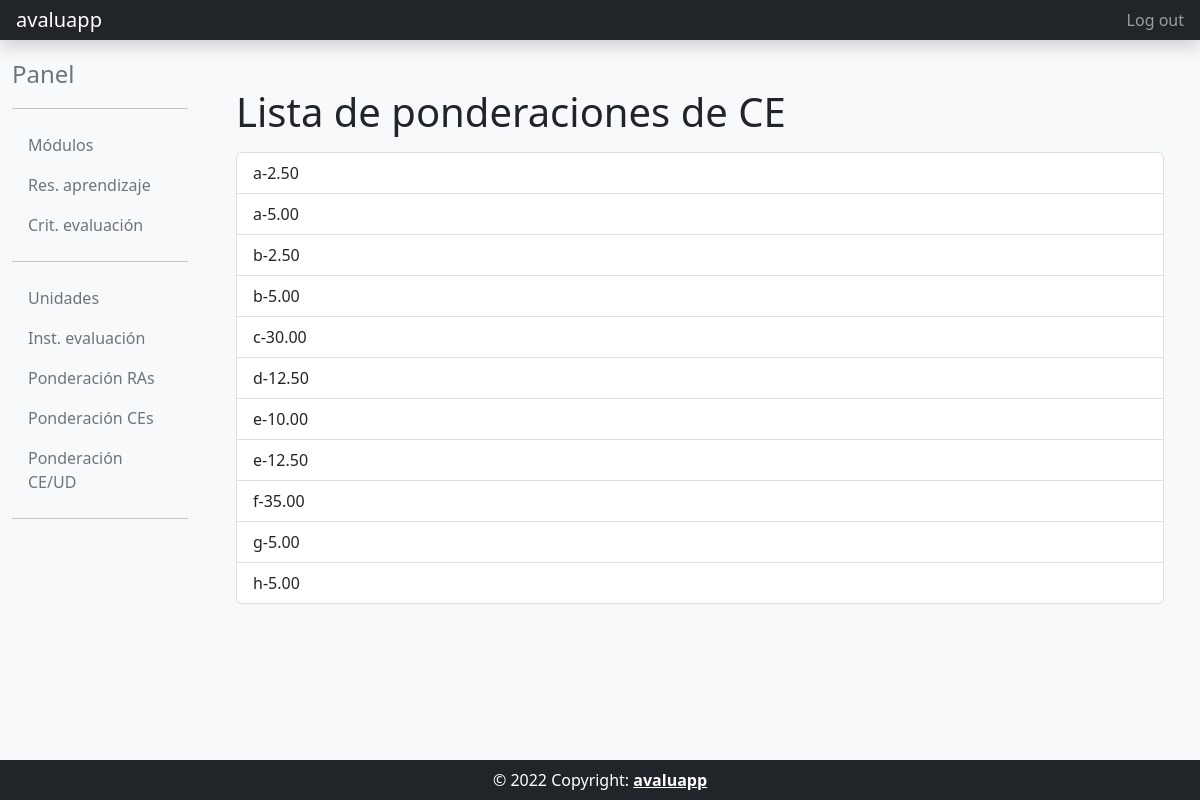
Page /pond_ce_list/ (signed in) on the committed database.
### programacion_didactica/models.py (models this page shows)
class PondCriterio (models.Model):
    criterio_evaluacion = models.ForeignKey('core.CritEvaluacion', on_delete=models.PROTECT)
    porcentaje = models.DecimalField(decimal_places=2, max_digits=5, default=0)
    def __str__(self):
        return str(self.criterio_evaluacion.codigo) + "-" + str(self.porcentaje)
    class Meta:
        verbose_name= 'Ponderacion Criterios'
        verbose_name_plural= 'Ponderaciones Criterios'
        ordering= ['criterio_evaluacion__codigo']

### core/models.py (models this page shows, shortened)
class CritEvaluacion(models.Model):
    resultado_aprendizaje = models.ForeignKey(ResAprendizaje, on_delete=models.PROTECT, verbose_name='codigo', null=False, blank=False)
    codigo = models.CharField( max_length=4, verbose_name='codigo', null=False, blank=False)
    descripcion = models.TextField( verbose_name='descripcion', null=False, blank=False)
    minimo = models.BooleanField( verbose_name='minimo', null=False, blank=False)
    class Meta:
        unique_together = ('resultado_aprendizaje', 'codigo')
        verbose_name= 'Criterio Evaluacion'
        verbose_name_plural= 'Criterios Evaluacion'
        ordering=['resultado_aprendizaje__codigo', 'codigo']

### programacion_didactica/views.py (the view)
# urls.py: path('pond_ce_list/', pd_views.PondCritListView.as_view(), name='pond_ce_list'),
class PondCritListView(ListView):
    model = PondCriterio
    template_name = 'programacion_didactica/pond_ce_list.html'
    @method_decorator(csrf_exempt)
    @method_decorator(login_required)
    def dispatch(self, request, *args, **kwargs):
        return super().dispatch(request, *args, **kwargs)
    def get_queryset(self):
        orden = self.request.GET.get('orden', None)
        queryset = PondCriterio.objects.all()
        if orden:
            if orden == 'asc':
                queryset = queryset.order_by('id')
            elif orden == 'desc':
                queryset = queryset.order_by('-id')
        return queryset

### templates/programacion_didactica/pond_ce_list.html
{% extends "common/base_intranet.html" %}
{% block main_content %}
<div class="container">
    <h1>Lista de ponderaciones de CE</h1>
    <ul class="list-group mt-3">
    {% for pond_ce_list in object_list %}
        <a href="{% url 'pond_ce_detail' pond_ce_list.id %}" class="list-group-item list-group-item-action">{{ pond_ce_list }}</a>
    {% empty %}
        <p>No existen ponderaciones de CE.</p>
    {% endfor %}
    </ul>
</div>
{% endblock main_content %}

### rows in the picture
PondCriterio: criterio_evaluacion+porcentaje "a-2.50"
PondCriterio: criterio_evaluacion+porcentaje "a-5.00"
PondCriterio: criterio_evaluacion+porcentaje "b-2.50"
PondCriterio: criterio_evaluacion+porcentaje "b-5.00"
PondCriterio: criterio_evaluacion+porcentaje "c-30.00"
PondCriterio: criterio_evaluacion+porcentaje "d-12.50"
PondCriterio: criterio_evaluacion+porcentaje "e-10.00"
PondCriterio: criterio_evaluacion+porcentaje "e-12.50"
PondCriterio: criterio_evaluacion+porcentaje "f-35.00"
PondCriterio: criterio_evaluacion+porcentaje "g-5.00"
PondCriterio: criterio_evaluacion+porcentaje "h-5.00"
